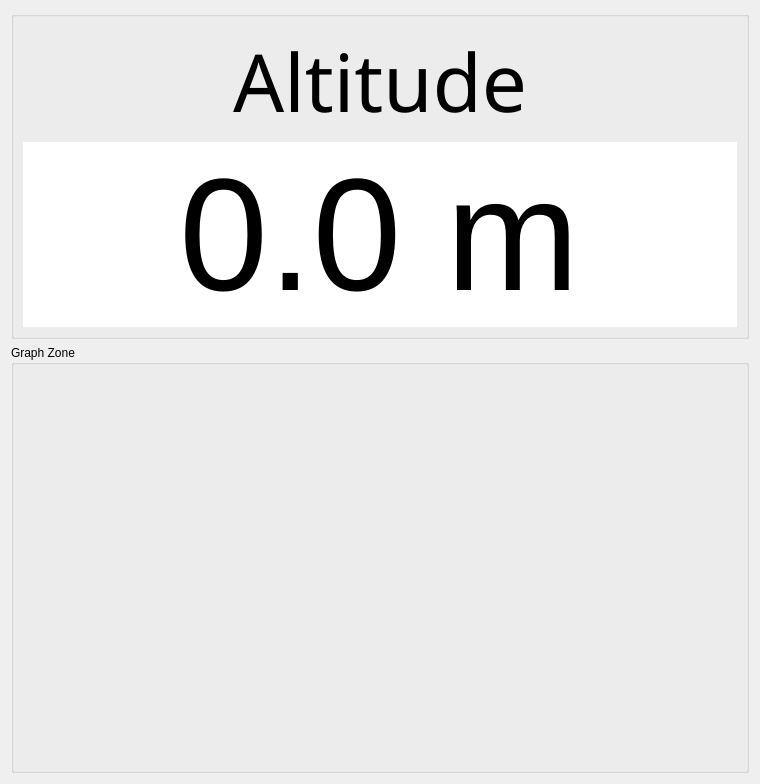
<?xml version="1.0" encoding="UTF-8"?>
<ui version="4.0">
 <class>AltitudeDisplay</class>
 <widget class="QWidget" name="AltitudeDisplay">
  <property name="windowModality">
   <enum>Qt::NonModal</enum>
  </property>
  <property name="geometry">
   <rect>
    <x>0</x>
    <y>0</y>
    <width>616</width>
    <height>784</height>
   </rect>
  </property>
  <property name="windowTitle">
   <string>Altitude Display</string>
  </property>
  <layout class="QGridLayout" name="gridLayout_2" rowstretch="0,1">
   <item row="0" column="0">
    <widget class="QGroupBox" name="groupBox_11">
     <property name="title">
      <string/>
     </property>
     <layout class="QGridLayout" name="gridLayout_25">
      <item row="0" column="0">
       <layout class="QGridLayout" name="gridLayout_10">
        <item row="1" column="0">
         <widget class="QDoubleSpinBox" name="altitude_SB_2">
          <property name="maximumSize">
           <size>
            <width>16777215</width>
            <height>16777215</height>
           </size>
          </property>
          <property name="font">
           <font>
            <pointsize>120</pointsize>
            <bold>false</bold>
           </font>
          </property>
          <property name="styleSheet">
           <string notr="true"/>
          </property>
          <property name="frame">
           <bool>false</bool>
          </property>
          <property name="alignment">
           <set>Qt::AlignCenter</set>
          </property>
          <property name="readOnly">
           <bool>true</bool>
          </property>
          <property name="buttonSymbols">
           <enum>QAbstractSpinBox::NoButtons</enum>
          </property>
          <property name="suffix">
           <string> m</string>
          </property>
          <property name="decimals">
           <number>1</number>
          </property>
          <property name="minimum">
           <double>-100.000000000000000</double>
          </property>
          <property name="maximum">
           <double>1000.000000000000000</double>
          </property>
         </widget>
        </item>
        <item row="0" column="0">
         <widget class="QLabel" name="label_16">
          <property name="font">
           <font>
            <family>Segoe UI Semibold</family>
            <pointsize>60</pointsize>
            <italic>false</italic>
            <bold>false</bold>
           </font>
          </property>
          <property name="frameShape">
           <enum>QFrame::NoFrame</enum>
          </property>
          <property name="text">
           <string>Altitude</string>
          </property>
          <property name="textFormat">
           <enum>Qt::AutoText</enum>
          </property>
          <property name="scaledContents">
           <bool>false</bool>
          </property>
          <property name="alignment">
           <set>Qt::AlignCenter</set>
          </property>
         </widget>
        </item>
       </layout>
      </item>
     </layout>
    </widget>
   </item>
   <item row="1" column="0">
    <widget class="QGroupBox" name="groupBox">
     <property name="title">
      <string>Graph Zone</string>
     </property>
     <layout class="QGridLayout" name="gridLayout">
      <item row="0" column="0">
       <layout class="QGridLayout" name="gridLayout_plotC"/>
      </item>
     </layout>
    </widget>
   </item>
  </layout>
 </widget>
 <resources/>
 <connections/>
</ui>
